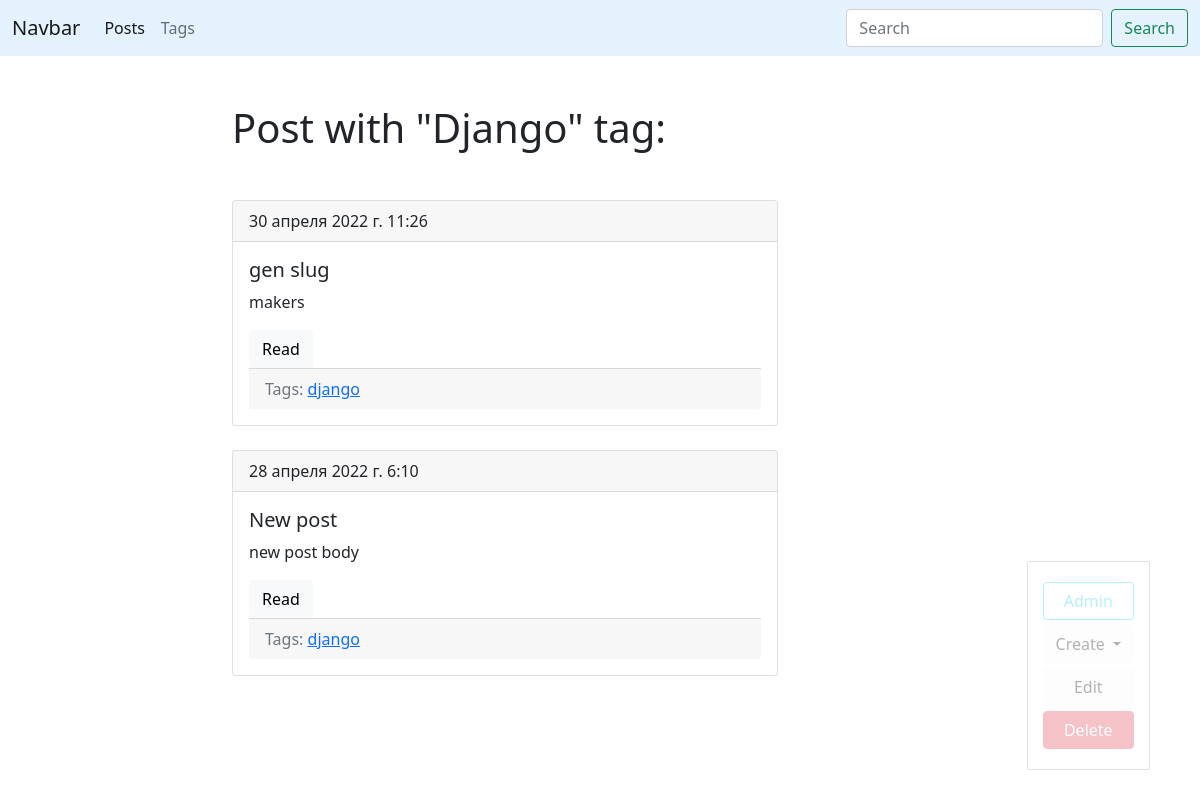
The app's page /blog/tag/django/ (signed in) with its own data.
### blog/models.py (models this page shows, shortened)
class Tag(models.Model):
    title = models.CharField(max_length=50)
    slug = models.SlugField(max_length=50, unique=True)
    def get_absolute_url(self):
        return reverse('tag_detail_url', kwargs={'slug': self.slug})
    def get_update_url(self):
        return reverse('tag_update_url', kwargs={'slug': self.slug})
    def get_delete_url(self):
        return reverse('tag_delete_url', kwargs={'slug': self.slug})
    class Meta:
        ordering = ['title']

class Post(models.Model):
    title = models.CharField(max_length=150, db_index=True)
    slug = models.SlugField(max_length=150, blank=True, unique=True)
    body = models.TextField(blank=True, db_index=True)
    tags = models.ManyToManyField('Tag', blank=True, related_name='posts')
    date_pub = models.DateTimeField(auto_now_add=True)
    def get_absolute_url(self):
        return reverse('post_detail_url', kwargs={'slug': self.slug})
    class Meta:
        ordering = ['-date_pub']

### blog/views.py (the view)
# urls.py: path('tag/<str:slug>/', TagDetail.as_view(), name='tag_detail_url'),
class TagDetail(ObjectDetailMixin, View):
    model = Tag
    template = 'blog/tag_detail.html'

### blog/utils.py (called while the page is built)
    def get(self, request, slug):
        obj = get_object_or_404(self.model, slug__iexact=slug)
        return render(request, self.template, {self.model.__name__.lower(): obj,
                                               'admin_object': obj,
                                               'detail': True})

### blog/templates/blog/tag_detail.html (shortened to what this page needs)
{% extends 'base.html' %}
{% block content %}
    <h1 class="mb-5">Post with "{{ tag.title|title }}" tag:</h1>
    {% for post in tag.posts.all %}
       {% include 'blog/includes/post_card_template.html' %}
    {% endfor %}
{% endblock %}

### blog/templates/blog/includes/post_card_template.html
 <div class="card mb-4">
    <div class="card-header">
        {{ post.date_pub }}
    </div>
    <div class="card-body">
        <h5 class="card-title">{{ post.title }}</h5>
        <p class="card-text">{{ post.body|truncatewords:15 }}</p>
        <a href="{{ post.get_absolute_url }}" class="btn btn-light">Read</a>
        <div class="card-footer text-muted">
             Tags:
            {% for tag in post.tags.all %}
                <a href="{{ tag.get_absolute_url }}">{{ tag.title }}</a>
            {% endfor %}
        </div>
    </div>
 </div>

### records on screen
Tag: title "Django", title "django"
Post: date_pub "30 апреля 2022 г. 11:26", title "gen slug", body "makers"
Post: date_pub "28 апреля 2022 г. 6:10", title "New post", body "new post body"
